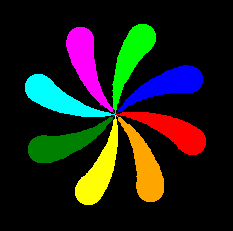

Source code (Python):
"""
   彩色风车.py
"""

import turtle

cs = ['red','orange','yellow','green',
      'cyan','magenta','lime','blue']

turtle.bgcolor('black')

for i in range(8):
    turtle.color(cs[i])
    turtle.goto(0,0)
    turtle.pensize(1)
    turtle.pendown()
    # 重复14次，移动右转并且画笔越来越粗
    for x in range(2,16):
        turtle.fd(6)
        turtle.rt(3)
        turtle.pensize(x*2)
    turtle.rt(3)         # 45 - 14*3
    turtle.penup()
turtle.done()
